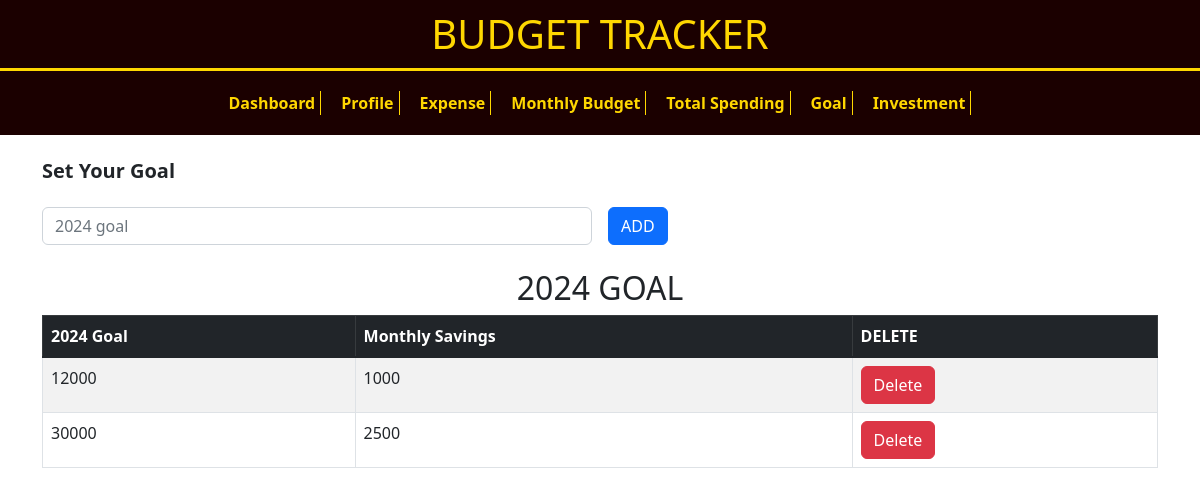
/goal.php (signed in), run on the app's committed database.
### tables this page shows
CREATE TABLE `goal` (
  `goal_id` int(11) NOT NULL,
  `account_id` int(11) NOT NULL,
  `monthly_savings` double NOT NULL,
  `2024_goal` double NOT NULL
);

### goal.php (the view, shortened to what this page needs)
<!DOCTYPE html>
<?php
include('includes/config.php');
?>
<html lang="en">
<head>
    <link href="https://cdn.jsdelivr.net/npm/bootstrap@5.2.0-beta1/dist/css/bootstrap.min.css" rel="stylesheet">
</head>
<body>
<?php
include 'includes/header.php';
?>
<div class="container mt-4">
    <form action="includes/goal.add.php" method="post">
        <div class="row g-3 align-items-center">
        <h5 for="goal" class="form-label"><strong>Set Your Goal</strong></h5>
            <div class="col-md-6">
                <input type="text" name="goal" class="form-control" id="goal" placeholder="2024 goal" required>
            </div>
            <div class="col-md-6">
                <button type="submit" class="btn btn-primary">ADD</button>
            </div>
        </div>
    </form>
</div>
<div class="container mt-4">
    <h2 class="text-center">2024 GOAL</h2>
    <div class="table-responsive">
        <table class="table table-striped table-hover table-bordered">
            <thead class="table-dark">
                <tr>
                    <th>2024 Goal</th>
                    <th>Monthly Savings</th>
                    <th>DELETE</th>
                </tr>
            </thead>
            <tbody class="table-group-divider">
                <?php
                $username = isset($_SESSION['username']) ? $_SESSION['username'] : null;
                if ($username) {
                    $query = "SELECT i.goal_id, i.account_id, i.monthly_savings, i.`2024_goal`
                            FROM goal AS i
                            INNER JOIN account AS a ON i.account_id = a.account_id
                            WHERE a.username = ?";
                    $statement = mysqli_prepare($conn, $query);
                    mysqli_stmt_bind_param($statement, "s", $username);
                    mysqli_stmt_execute($statement);
                    $result = mysqli_stmt_get_result($statement);
                    if ($result && mysqli_num_rows($result) > 0) {
                        while ($row = mysqli_fetch_assoc($result)) {
                            echo '
                                <tr>
                                    <td>' . $row['2024_goal'] . '</td>
                                    <td>' . $row['monthly_savings'] . '</td>
                                    <td>
                                        <form action="includes/goal.delete.php" method="post">
                                            <input type="hidden" name="goal_id" value="' . $row['goal_id'] . '">
                                            <button type="submit" class="btn btn-danger">Delete</button>
                                        </form>
                                    </td>
                                </tr>';
                        }
                    } else {
                        echo "<tr><td colspan='3'>No details found.</td></tr>";
                    }
                } else {
                    echo "<tr><td colspan='3'>Username not found in session.</td></tr>";
                }
                ?>
            </tbody>
        </table>
    </div>
</div>
</body>
</html>

### data on the page
goal: 2024_goal "12000", monthly_savings "1000"
goal: 2024_goal "30000", monthly_savings "2500"
